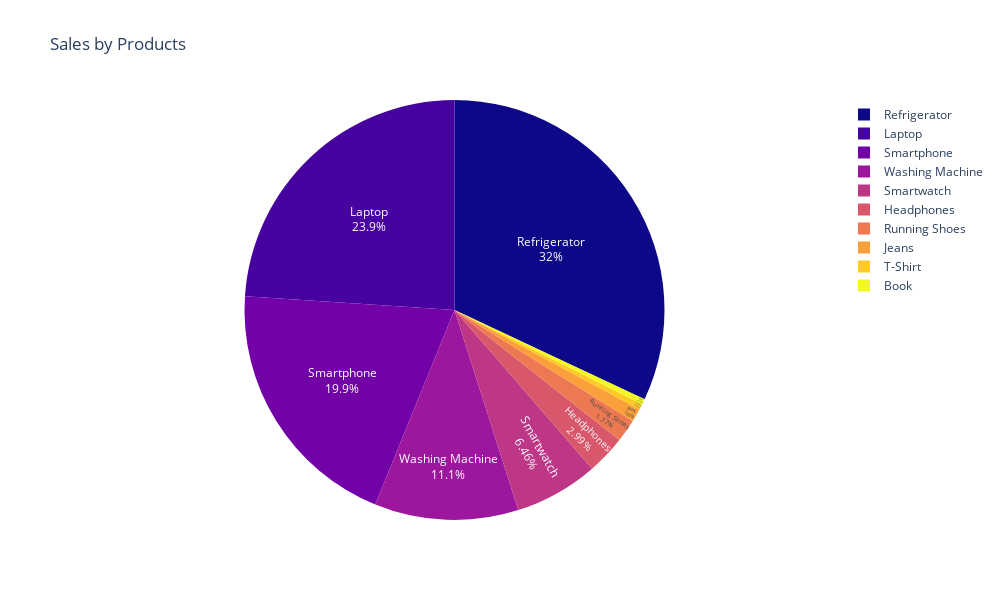

Source (notebook cell):
### Code cell
fig4 = px.pie(sales_by_product,
              values = "Total Sales",
              names = "Product",
              title = "Sales by Products",
              color_discrete_sequence = px.colors.sequential.Plasma)

fig4.update_traces(textposition = "inside", textinfo = "percent+label")

fig4.update_layout(width = 1000, height = 600)

fig4.show()

### Figure 1 — Plotly figure (JSON) as saved in the notebook; plotly's stock layout.template omitted (floating-point values rounded to 4 significant figures)
{"data": [{"domain": {"x": [0, 1], "y": [0, 1]}, "hovertemplate": "Product=%{label}<br>Total Sales=%{value}<extra></extra>", "labels": ["Book", "Headphones", "Jeans", "Laptop", "Refrigerator", "Running Shoes", "Smartphone", "Smartwatch", "T-Shirt", "Washing Machine"], "legendgroup": "", "name": "", "showlegend": true, "textinfo": "percent+label", "textposition": "inside", "type": "pie", "values": [1035, 7300, 2480, 58400, 78000, 4320, 48500, 15750, 1060, 27000]}], "layout": {"height": 600, "legend": {"tracegroupgap": 0}, "piecolorway": ["#0d0887", "#46039f", "#7201a8", "#9c179e", "#bd3786", "#d8576b", "#ed7953", "#fb9f3a", "#fdca26", "#f0f921"], "title": {"text": "Sales by Products"}, "width": 1000}}
